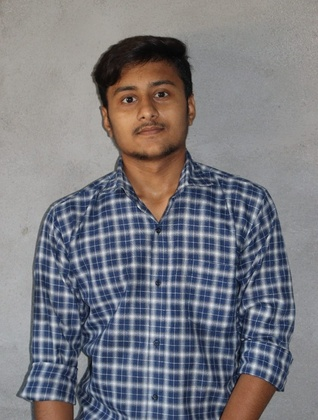
%> input picture B Tech/IP/129_ImageProcessing/my.jpeg, 318 x 420 px, shrunk from 853 x 1128 before the run
$ octave 129_12_02.m   (GNU Octave 9; MATLAB toolbox functions it lacks are replaced by stand-ins)
%> lines starting %> are read from the running program, lines starting %| are printed output that depends on the picture
img = rgb2gray(imread("/home/nihar/Desktop/SEM 7/LABS/IP/Lab6/my.jpeg"));
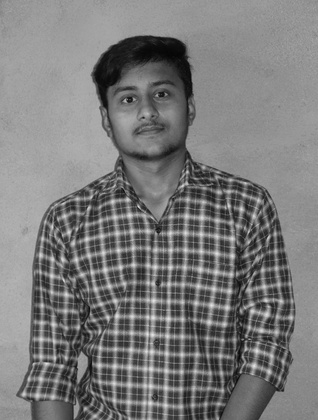
%> img: size 420x318 uint8; min 5, max 230, mean 122.3
subplot(121);  imshow(img)
[m,n] = size(img);
%> m = 420; n = 318
img = img(m/2-1:m/2+1,n/2-1:n/2+1);
%> img = [137 144 141; 149 145 149; 145 145 152]
subplot(122); imshow(img);
%> after `imshow(img)`:
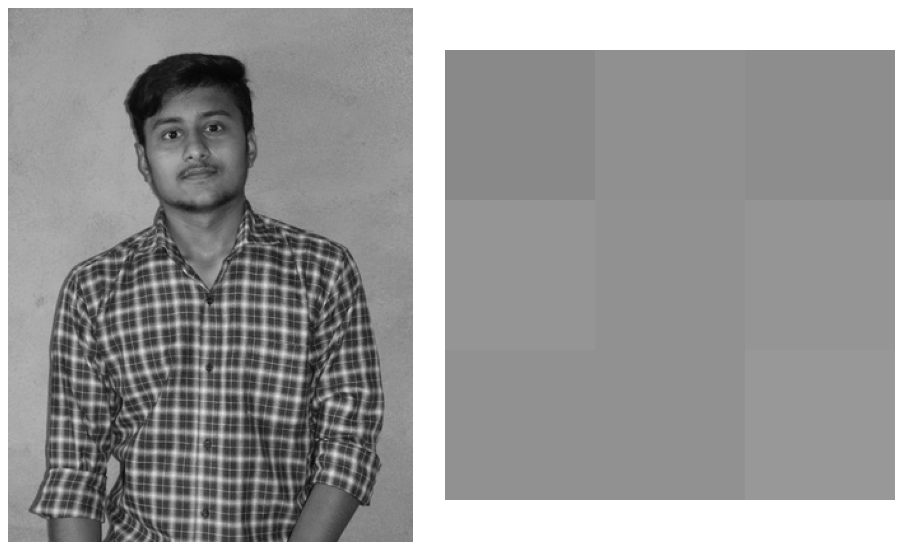
%> figure redrawn from the program's plot data, 2 panels
[m,n] = size(img);
%> m = 3; n = 3
L = 256;
for i = 0:L-1
  his(i+1) = sum(sum(img==i));
endfor
%> after the loop, his = 256 values, max 3 at index 146, min 0 at index 1, mean 0.0352
pdf = his/(m*n);
%> pdf = 256 values, max 0.333 at index 146, min 0 at index 1, mean 0.00391
k = length(pdf);
%> k = 256
start = 0;
span=1;
for i=1:m
  for t=1:n
   if mod(i,2)==0
      t = n-t+1;
   endif
  for j=1:k
    range(j+1)=start+pdf(j)*span;
    start=range(j+1);
  endfor
    start=range(img(i,t));
    span=range(img(i,t)+1)-start;
    range(1)=start;
  endfor
endfor
%> after the loop, range = 257 values from 0 to 0; t = 3
l = length(range);
%> l = 257
code = (range(l)+range(l-1))/2;
%> code = 0
code = round(code*100)/100;
code
%> code = 0

$ run again, with B Tech/IP/129_ImageProcessing/face.jpeg copied over B Tech/IP/129_ImageProcessing/my.jpeg
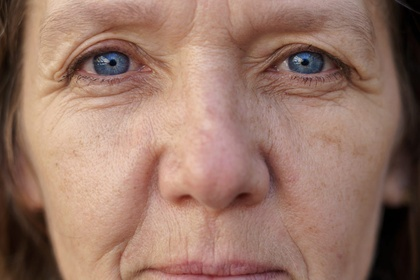
%> input picture B Tech/IP/129_ImageProcessing/face.jpeg, 420 x 280 px, shrunk from 1100 x 733 before the run
%> `img = rgb2gray(imread("/home/nihar/Desktop/SEM 7/LABS/IP/Lab6/my.jpeg"..`:
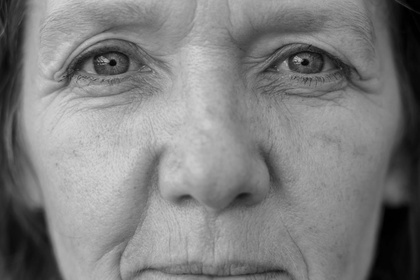
%> img: size 280x420 uint8; min 0, max 214, mean 126.7
%> `img = img(m/2-1:m/2+1,n/2-1:n/2+1);`: img = [175 173 170; 179 176 172; 179 177 173]
%> `imshow(img)`:
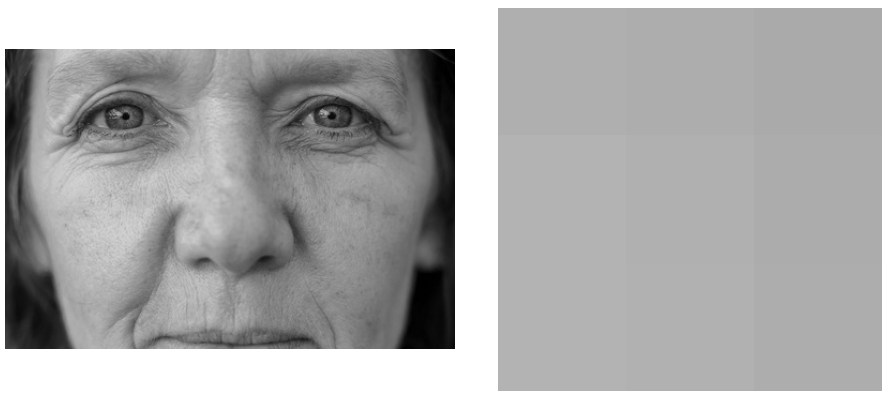
%> figure redrawn from the program's plot data, 2 panels
%> after the loop `for i = 0:L-1`: his = 256 values, max 2 at index 174, min 0 at index 1, mean 0.0352
%> pdf = 256 values, max 0.222 at index 174, min 0 at index 1, mean 0.00391
%> k = 256
%> after the loop `for i=1:m`: range = 257 values from 0.444 to 0.444; t = 3
%> l = 257
%> `code = (range(l)+range(l-1))/2;`: code = 0.444
%> `code = round(code*100)/100;`: code = 0.44
